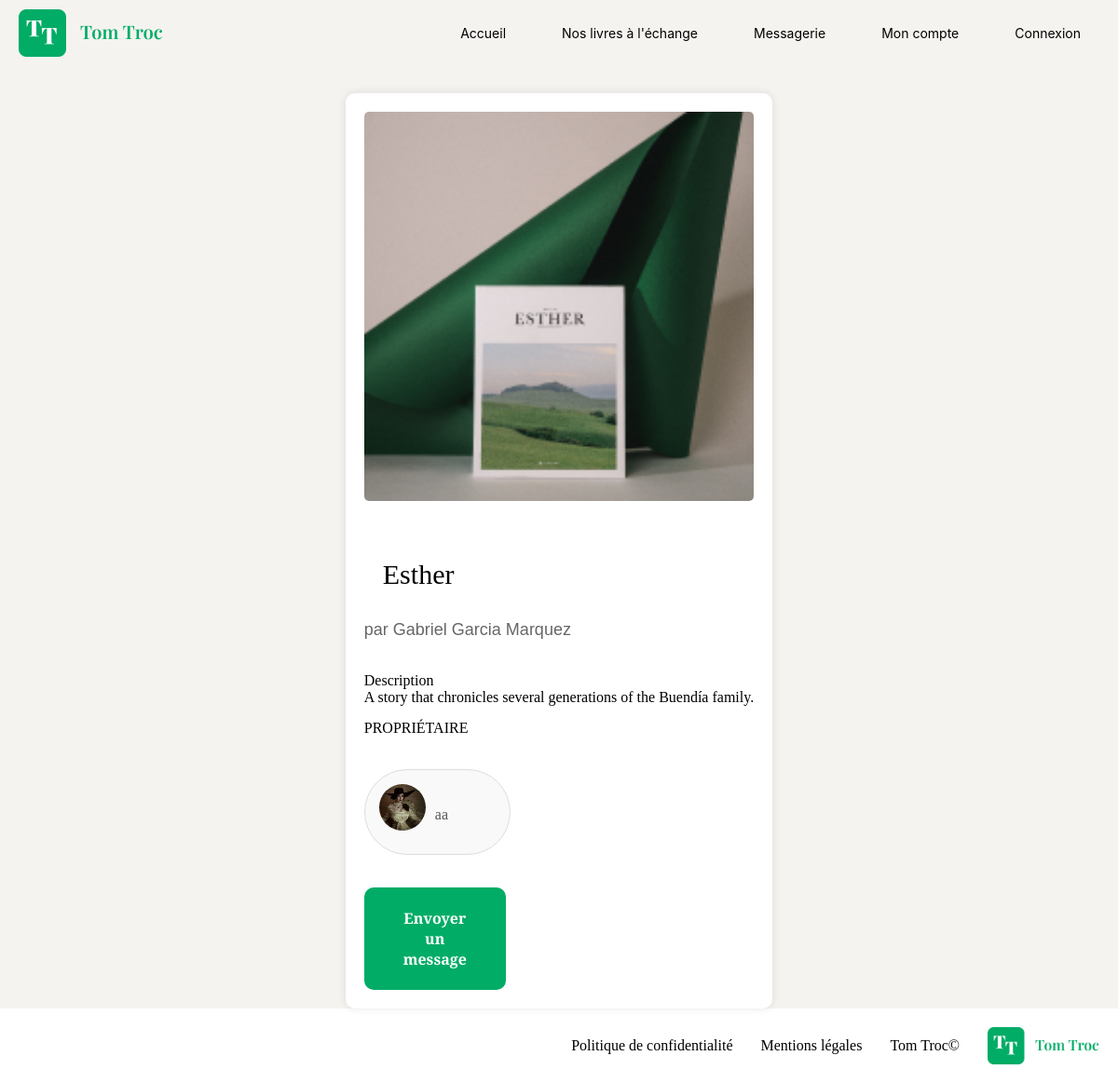
/index.php?action=book-detail&id=1, run on the app's committed database.
### tables this page shows
CREATE TABLE IF NOT EXISTS `book` (
  `id` int NOT NULL AUTO_INCREMENT,
  `title` varchar(255) NOT NULL,
  `author` varchar(255) NOT NULL,
  `img` varchar(255) NOT NULL,
  `description` text NOT NULL,
  `createdAt` timestamp NOT NULL DEFAULT CURRENT_TIMESTAMP,
  `updatedAt` timestamp NULL DEFAULT CURRENT_TIMESTAMP,
  `available` tinyint(1) NOT NULL,
  `user_id` int DEFAULT NULL,
  PRIMARY KEY (`id`),
  KEY `fk_user` (`user_id`)
);

CREATE TABLE IF NOT EXISTS `user` (
  `id` int NOT NULL AUTO_INCREMENT,
  `username` varchar(100) NOT NULL,
  `email` varchar(100) NOT NULL,
  `password` varchar(255) NOT NULL,
  `profilePicture` varchar(255) NOT NULL,
  `role` enum('user','admin','moderator') DEFAULT 'user',
  `is_active` tinyint(1) DEFAULT '1',
  `created_at` datetime DEFAULT CURRENT_TIMESTAMP,
  `updated_at` datetime DEFAULT CURRENT_TIMESTAMP ON UPDATE CURRENT_TIMESTAMP,
  PRIMARY KEY (`id`)
);

### views/View.php (called while the page is built, shortened)
<?php
class View
{
    public function render(string $viewName, array $params = []): void
    {
        $viewPath = $this->buildViewPath($viewName);
        $description = $this->_renderViewFromTemplate($viewPath, $params);
    }
    private function _renderViewFromTemplate(string $viewPath, array $params = []): string
    {
        if (file_exists($viewPath)) {
            extract($params);
            require($viewPath);
            return ob_get_clean();
        } else {
            throw new Exception("La vue '$viewPath' est introuvable.");
        }
    }
    private function buildViewPath(string $viewName): string
    {
        return TEMPLATE_VIEW_PATH . $viewName . '.php';
    }
}

### controllers/BookController.php (called while the page is built, shortened)
<?php
class BookController
{
    public function showBookDetail(int $id): void
    {
        $bookManager = new BookManager();
        $book = $bookManager->getBookById($id);
        if ($book) {
            $userManager = new UserManager();
            $user = $userManager->getUserById($book->getUserId());
        } else {
            $user = null;
        }
        $view = new View('Book Detail');
        $view->render('book-detail', ['book' => $book, 'user' => $user]);
    }
}

### index.php (called while the page is built, shortened)
<?php
$action = Utils::request('action', 'home');
$bookId = Utils::request('id', 0);
try {
    $bookController = new BookController();
    switch ($action) {
        case 'book-detail':
            if ($bookId > 0) {
                $bookController->showBookDetail($bookId);
            } else {
                throw new Exception("ID du livre invalide.");
            }
            break;
    }
} catch (Exception $e) {
    error_log("Exception capturée : " . $e->getMessage());
    $errorView = new View('Erreur');
    $errorView->render('errorPage', ['errorMessage' => $e->getMessage()]);
}

### models/DBmanager.php (called while the page is built, shortened)
<?php
class DBManager
{
    private static $instance;
    private $db;
    private function __construct()
    {
        $this->db = new PDO('mysql:host=' . DB_HOST . ';dbname=' . DB_NAME . ';charset=utf8', DB_USER, DB_PASS);
        $this->db->setAttribute(PDO::ATTR_ERRMODE, PDO::ERRMODE_EXCEPTION);
        $this->db->setAttribute(PDO::ATTR_DEFAULT_FETCH_MODE, PDO::FETCH_ASSOC);
    }
    public static function getInstance() : DBManager
    {
        if (!self::$instance) {
            self::$instance = new DBManager();
        }
        return self::$instance;
    }
    public function query(string $sql, ?array $params = null) : PDOStatement
    {
        if ($params == null) {
            $query = $this->db->query($sql);
        } else {
            $query = $this->db->prepare($sql);
            $query->execute($params);
        }
        return $query;
    }
}

### models/BookManager.php (called while the page is built, shortened)
<?php
class bookManager extends AbstractEntityManager
{
    public function getBookById(int $id): ?Book
    {
        $sql = "SELECT * FROM book WHERE id = :id";
        $stmt = $this->db->query($sql, ['id' => $id]);
        $bookData = $stmt->fetch(PDO::FETCH_ASSOC);
        return $bookData ? new Book($bookData) : null;
    }
}

### models/AbstractEntity.php (called while the page is built, shortened)
<?php
abstract class AbstractEntity
{
    protected function hydrate(array $data) : void
    {
        foreach ($data as $key => $value) {
            $method = 'set' . str_replace('_', '', ucwords($key, '_'));
        }
    }
}

### models/Book.php (called while the page is built, shortened)
<?php
class Book extends AbstractEntity
{
    private int $userId;
    private string $title = "";
    private string $author = "";
    private ?string $img = null;
    private string $description = "";
    public function setUserId(int $userId): void
    {
        $this->userId = $userId;
    }
    public function getUserId(): int
    {
        return $this->userId;
    }
    public function setTitle(string $title): void
    {
        $this->title = $title;
    }
    public function getTitle(): string
    {
        return $this->title;
    }
    public function setAuthor(string $author): void
    {
        $this->author = $author;
    }
    public function getAuthor(): string
    {
        return $this->author;
    }
    public function setImg(?string $img): void
    {
        $this->img = $img;
    }
    public function getImg(): ?string
    {
        return $this->img;
    }
    public function setDescription(string $description): void
    {
        $this->description = $description;
    }
    public function getDescription(int $length = -1): string
    {
        return $this->description;
    }
    public function setCreatedAt(string|DateTime $createdAt, string $format = 'Y-m-d H:i:s'): void
    {
        if (is_string($createdAt)) {
            $createdAt = DateTime::createFromFormat($format, $createdAt);
        }
    }
}

### models/UserManager.php (called while the page is built, shortened)
<?php
class UserManager extends AbstractEntityManager
{
    public function getUserById(int $id): ?User
    {
        try {
            $sql = "SELECT * FROM user WHERE id = :id";
            $result = $this->db->query($sql, [":id" => $id]);
            $user = $result->fetch();
            if ($user) {
                return new User($user);
            } else {
                return null;
            }
        } catch (PDOException $e) {
            throw new Exception("Erreur lors de la recherche de l'utilisateur : " . $e->getMessage());
        }
    }
}

### models/User.php (called while the page is built, shortened)
<?php
class User extends AbstractEntity
{
    protected int $id;
    private string $username;
    private string $profilePicture;
    public function getId(): int
    {
        return $this->id;
    }
    public function getUsername(): string
    {
        return $this->username;
    }
    public function getProfilePicture(): ?string
    {
        return $this->profilePicture;
    }
    public function setId(int $id): void
    {
        $this->id = $id;
    }
    public function setUsername(string $username): void
    {
        $this->username = $username;
    }
    public function setProfilePicture(?string $profilePicture): void
    {
        $this->profilePicture = $profilePicture;
    }
}

### views/templates/book-detail.php (the view, shortened to what this page needs)
<div class="book-detail">
    <?php if ($book) { ?>
        <article class="mainArticle">
            <form action="index.php?action=book-detail" method="post">
                <?php if ($book->getImg()) { ?>
                    <img src="<?= htmlspecialchars($book->getImg(), ENT_QUOTES, 'UTF-8') ?>" alt="Image de <?= htmlspecialchars($book->getTitle(), ENT_QUOTES, 'UTF-8') ?>" class="book-image">
                <?php } else { ?>
                    <p>Image non disponible</p>
                <?php } ?>
                <h1 class="book-title"><?= htmlspecialchars($book->getTitle(), ENT_QUOTES, 'UTF-8') ?></h1>
                <p class="book-author">par <?= htmlspecialchars($book->getAuthor(), ENT_QUOTES, 'UTF-8') ?></p>
                <div class="book-description-container">
                    <p class="book-description-title">Description</p>
                    <p class="book-description-content"><?= nl2br(htmlspecialchars($book->getDescription())) ?></p>
                </div>
                <p class="owner-title">PROPRIÉTAIRE</p>
                <div class="owner-info">
                    <?php if ($user) { ?>
                        <?php if ($user->getProfilePicture()) { ?>
                            <img src="<?= ($user->getProfilePicture()) ?>" alt="Photo de profil de <?= htmlspecialchars($user->getUsername()) ?>" class="owner-photo">
                        <?php } else { ?>
                            <div class="owner-photo placeholder"></div>
                        <?php } ?>
                        <p class="owner-name"><?= htmlspecialchars($user->getUsername()) ?></p>
                    <?php } else { ?>
                        <p>Propriétaire inconnu</p>
                    <?php } ?>
                </div>
                <a href="index.php?action=showMessaging"<?= htmlspecialchars($user->getId()) ?>" class="btn">Envoyer un message</a>
            </form>
        </article>
    <?php } else { ?>
        <p>Livre non trouvé.</p>
    <?php } ?>
</div>

### assets/css/style.css (style rules this page uses)
* { margin: 0; padding: 0; box-sizing: border-box; }
:root { --backgroundColor: #F5F3EF; --titleColor: #000000; --textColor: #000000; --buttonDefaultColor: #00AC66; --headerColor: #000; --headerPaleColor: #ccc; --hamburgerColor: #A6A6A6; --PaleColor: white; --quoteColor: #aaa; --dateColor: #888; }
body { font-family: 'Playfair Display'; background-color: var(--backgroundColor); }
h1 { margin: 20px; font-size: 36px; font-weight: 400; line-height: 47.99px; color: var(--titleColor); }
a { text-decoration: none; color: inherit; }
.btn { width: 335px; padding: 22px 38px; border-radius: 10px; background-color: var(--buttonDefaultColor); font-family: 'Playfair Display', serif; font-size: 16px; font-weight: 600; text-align: center; color: white; border: none; cursor: pointer; transition: opacity 0.3s; margin: 20px auto; }
.owner-info { background-color: #f9f9f9; border: 1px solid #ddd; padding: 15px; border-radius: 114px; max-width: 157px; margin: 20px 0; }
.owner-photo { width: 80px; height: 80px; border-radius: 50%; object-fit: cover; margin-bottom: 10px; }
.owner-name { font-size: 1em; color: #555; margin-top: 5px; font-weight: 600; }
form { display: flex; flex-direction: column; gap: 15px; text-align: left; }
.book-detail { max-width: 600px; margin: 0 auto; padding: 20px; background-color: #fff; border-radius: 10px; box-shadow: 0 0 10px rgba(0, 0, 0, 0.1); }
.book-image { width: 100%; height: auto; border-radius: 5px; margin-bottom: 20px; }
.book-title { font-family: 'Playfair Display', serif; font-size: 30px; font-weight: 400; margin-bottom: 10px; }
.book-author { font-family: 'Arial', sans-serif; font-size: 18px; font-weight: 400; margin-bottom: 20px; color: #666; }
.owner-info { display: flex; align-items: center; margin-bottom: 20px; }
.owner-photo { width: 50px; height: 50px; border-radius: 50%; object-fit: cover; margin-right: 10px; }
.owner-name { font-size: 16px; font-weight: 500; }
@media (min-width: 768px) { .btn { width: 152px; margin: 0; } }

### data on the page
book: img+title (picture), title "Esther", author "Gabriel Garcia Marquez", description "A story that chronicles several generations of the Buendía family."
user: profilePicture (picture), username "aa"
